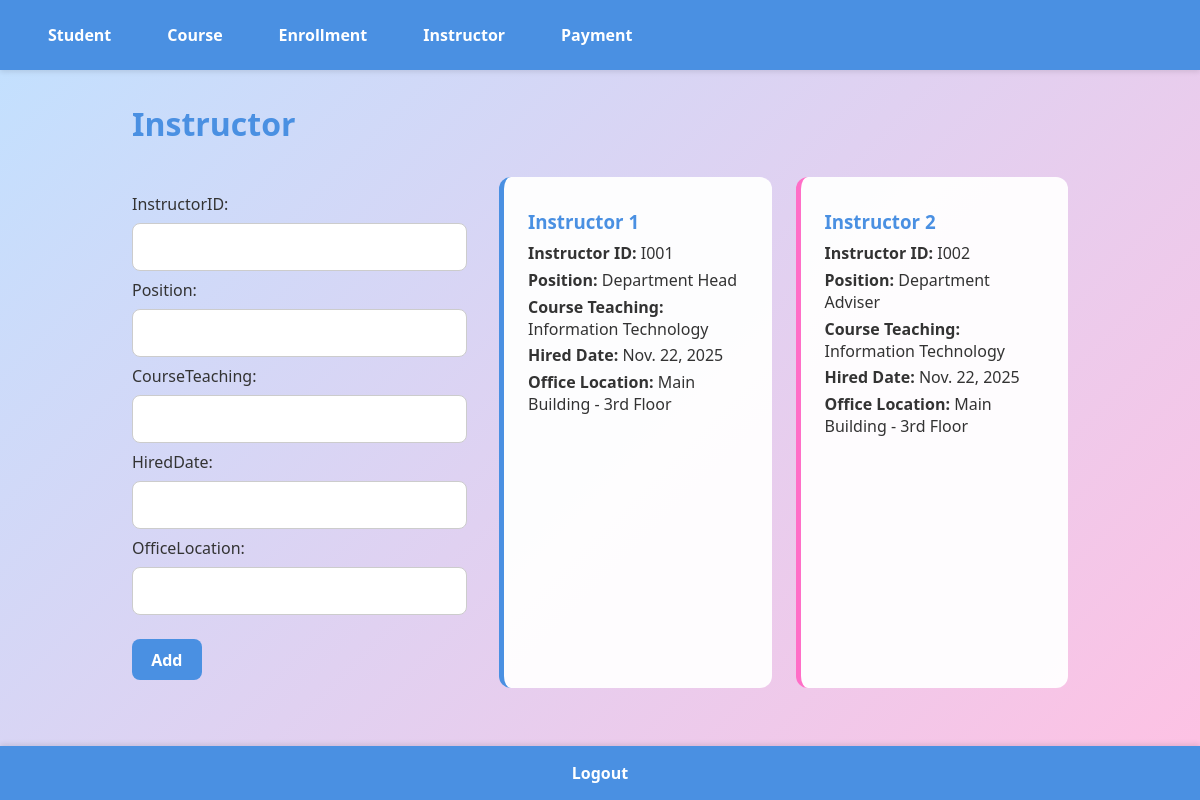
Page /instructor/ (signed in) on the earlier database version.
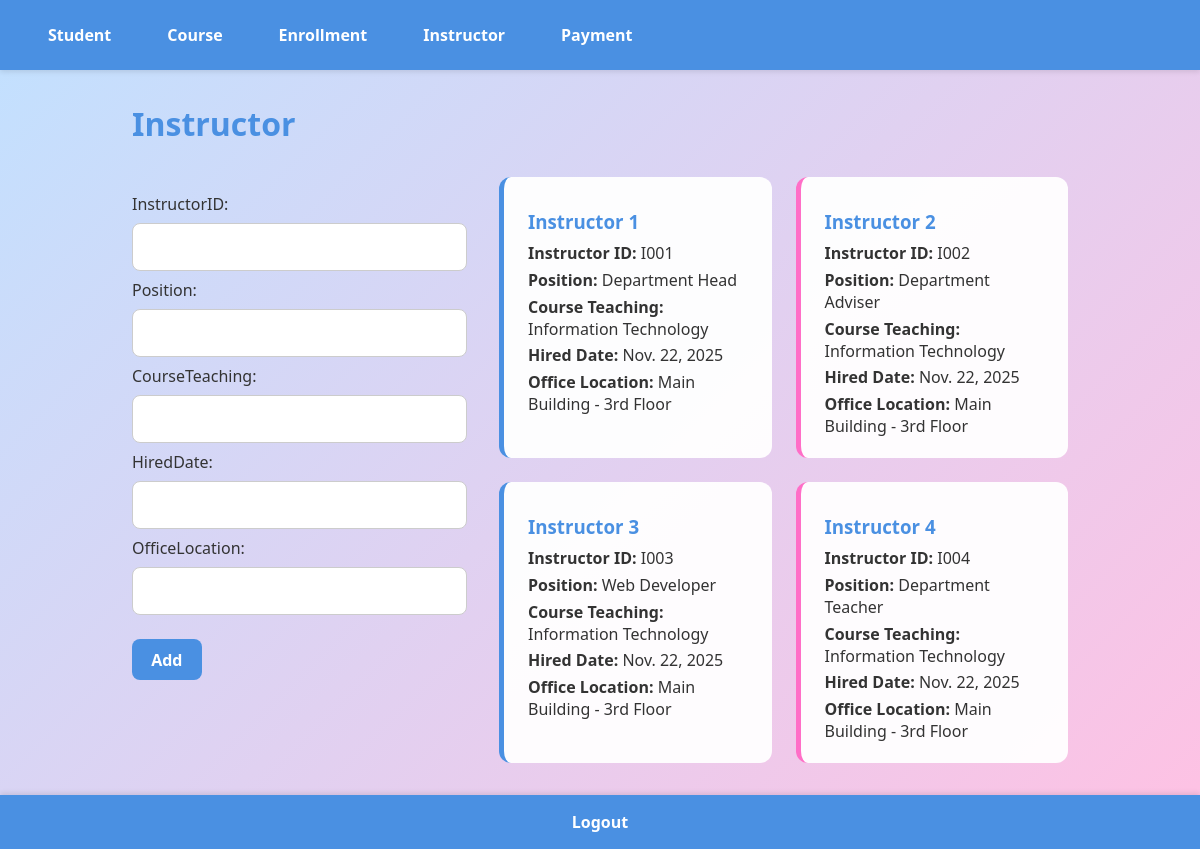
Same page on the later database version.
### list/models.py (models this page shows, shortened)
class InstructorModel(models.Model):
    instructorID = models.CharField(max_length=100)
    position = models.CharField(max_length=100)
    courseTeaching = models.CharField(max_length=100)
    hiredDate = models.DateField()
    officeLocation = models.CharField(max_length=100)

### list/views.py (the view)
# urls.py: path('instructor/', views.instructorViews, name='instructor'),
@login_required(login_url='loginUser')
def instructorViews(request):
    if request.method == 'POST':
        form = InstructorForm(request.POST)
        if form.is_valid():
            form.save()
            return redirect('success')
    else:
        form = InstructorForm()
    instructor = InstructorModel.objects.all()
    return render(request, 'models/instructor.html',
                  {'form': form,
                   'instructor': instructor})

### list/forms.py
class InstructorForm(forms.ModelForm):
    class Meta:
        model = InstructorModel
        fields = '__all__'

### list/templates/models/instructor.html (shortened to what this page needs)
{% extends 'base/base.html' %}
{% load static %}
{% block content %}
<h1>Instructor</h1>
<div class="flex-container">
    <div class="form-side">
        <form method="POST">
            {{ form }}
            <button type="submit">Add</button>
        </form>
    </div>
    <div class="data-side">
        {% for x in instructor %}
            <div class="data-card">
                <h3>Instructor {{ forloop.counter }}</h3>
                <p><b>Instructor ID:</b> {{ x.instructorID }}</p>
                <p><b>Position:</b> {{ x.position }}</p>
                <p><b>Course Teaching:</b> {{ x.courseTeaching }}</p>
                <p><b>Hired Date:</b> {{ x.hiredDate }}</p>
                <p><b>Office Location:</b> {{ x.officeLocation }}</p>
            </div>
        {% empty %}
            <p>No instructors available.</p>
        {% endfor %}
    </div>
</div>
{% endblock %}

Differences in the rows shown:
added InstructorModel: instructorID "I003", position "Web Developer", courseTeaching "Information Technology", hiredDate "Nov. 22, 2025", officeLocation "Main Building - 3rd Floor"
added InstructorModel: instructorID "I004", position "Department Teacher", courseTeaching "Information Technology", hiredDate "Nov. 22, 2025", officeLocation "Main Building - 3rd Floor"
